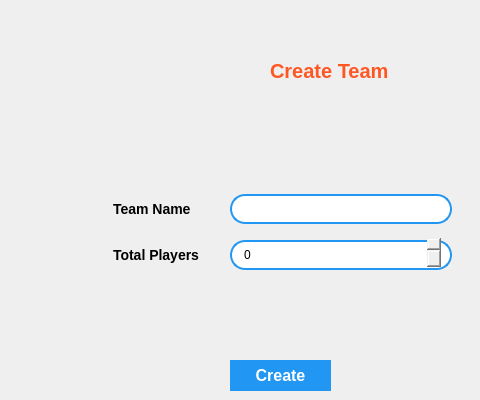
         <widget class="QWidget" name="TeamsTab3">
          <attribute name="title">
           <string>Create Team</string>
          </attribute>
          <widget class="QLabel" name="label_27">
           <property name="geometry">
            <rect>
             <x>270</x>
             <y>50</y>
             <width>121</width>
             <height>41</height>
            </rect>
           </property>
           <property name="styleSheet">
            <string notr="true">color: #FF5722;
font-weight: 600;
font-size: 20px;</string>
           </property>
           <property name="text">
            <string>Create Team</string>
           </property>
          </widget>
          <widget class="QLabel" name="label_28">
           <property name="geometry">
            <rect>
             <x>170</x>
             <y>30</y>
             <width>81</width>
             <height>81</height>
            </rect>
           </property>
           <property name="text">
            <string/>
           </property>
           <property name="pixmap">
            <pixmap resource="MainWindow.qrc">:/MainWindow/create_team.png</pixmap>
           </property>
           <property name="scaledContents">
            <bool>true</bool>
           </property>
          </widget>
          <widget class="QGroupBox" name="groupBox_11">
           <property name="geometry">
            <rect>
             <x>90</x>
             <y>180</y>
             <width>381</width>
             <height>111</height>
            </rect>
           </property>
           <property name="styleSheet">
            <string notr="true">QGroupBox {
	border: none;
}</string>
           </property>
           <property name="title">
            <string/>
           </property>
           <layout class="QFormLayout" name="formLayout_2">
            <item row="0" column="0">
             <widget class="QLabel" name="label_29">
              <property name="styleSheet">
               <string notr="true">font-size: 14px;
font-weight: 600;
border: none;
margin: 5px 10px;</string>
              </property>
              <property name="text">
               <string>Team Name</string>
              </property>
             </widget>
            </item>
            <item row="0" column="1">
             <widget class="QLineEdit" name="lineEdit_4">
              <property name="styleSheet">
               <string notr="true">border: 2px solid  #2196f3;
border-radius: 15px;
padding: 5px 10px;
margin: 5px 10px;</string>
              </property>
             </widget>
            </item>
            <item row="1" column="0">
             <widget class="QLabel" name="label_30">
              <property name="styleSheet">
               <string notr="true">font-size: 14px;
font-weight: 600;
border: none;
margin: 5px 10px;</string>
              </property>
              <property name="text">
               <string>Total Players</string>
              </property>
             </widget>
            </item>
            <item row="1" column="1">
             <widget class="QSpinBox" name="spinBox_2">
              <property name="styleSheet">
               <string notr="true">border: 2px solid  #2196f3;
border-radius: 15px;
padding: 5px 10px;
margin: 5px 10px;</string>
              </property>
             </widget>
            </item>
           </layout>
          </widget>
          <widget class="QPushButton" name="createTeamBtn">
           <property name="geometry">
            <rect>
             <x>230</x>
             <y>360</y>
             <width>101</width>
             <height>31</height>
            </rect>
           </property>
           <property name="styleSheet">
            <string notr="true">QPushButton{
	border: 3px solid #2196f3;
	background-color: #2196F3;
	color: #fff;
	font-weight: 600;
	padding: 2.5px 15px;
	font-size: 16px;
}
QPushButton:hover {
	background-color: #fff;
	color: #2196F3;
}</string>
           </property>
           <property name="text">
            <string>Create</string>
           </property>
          </widget>
         </widget>
